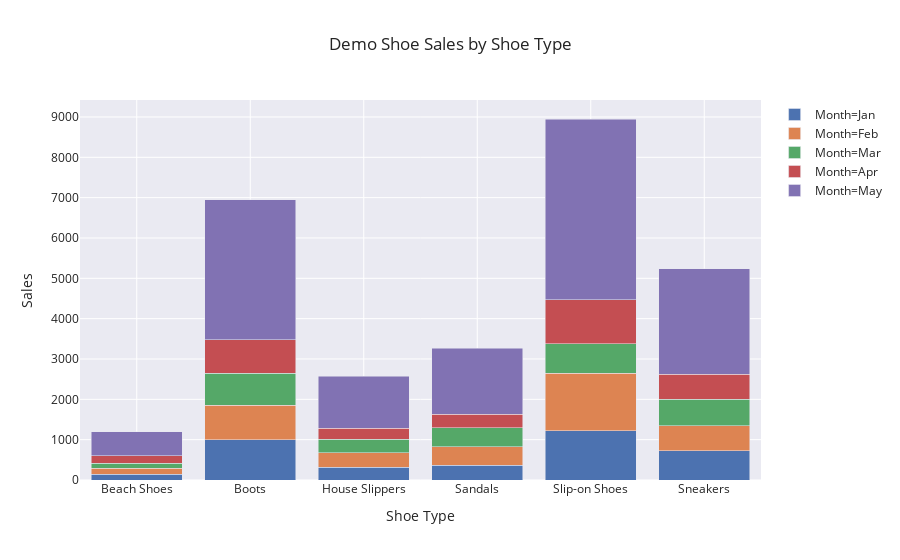

Notebook code cell kept with this figure:
### Code cell
# Plot
fig = px.bar(df_shoes_melt, 
             x='Shoe Type', 
             y='Sales',
             color = 'Month',
             barmode = 'stack', 
             template='seaborn',
             title='Demo Shoe Sales by Shoe Type')

fig.show()

### Figure 1 — Plotly figure (JSON) as saved in the notebook; plotly's stock layout.template omitted (floating-point values rounded to 4 significant figures)
{"data": [{"alignmentgroup": "True", "hoverlabel": {"namelength": 0}, "hovertemplate": "Month=Jan<br>Shoe Type=%{x}<br>Sales=%{y}", "legendgroup": "Month=Jan", "marker": {"color": "rgb(76,114,176)"}, "name": "Month=Jan", "offsetgroup": "Month=Jan", "orientation": "v", "showlegend": true, "textposition": "auto", "type": "bar", "x": ["Beach Shoes", "Boots", "House Slippers", "Sandals", "Slip-on Shoes", "Sneakers"], "xaxis": "x", "y": [140, 1000, 312, 372, 1225, 720], "yaxis": "y"}, {"alignmentgroup": "True", "hoverlabel": {"namelength": 0}, "hovertemplate": "Month=Feb<br>Shoe Type=%{x}<br>Sales=%{y}", "legendgroup": "Month=Feb", "marker": {"color": "rgb(221,132,82)"}, "name": "Month=Feb", "offsetgroup": "Month=Feb", "orientation": "v", "showlegend": true, "textposition": "auto", "type": "bar", "x": ["Beach Shoes", "Boots", "House Slippers", "Sandals", "Slip-on Shoes", "Sneakers"], "xaxis": "x", "y": [150, 850, 368, 456, 1425, 620], "yaxis": "y"}, {"alignmentgroup": "True", "hoverlabel": {"namelength": 0}, "hovertemplate": "Month=Mar<br>Shoe Type=%{x}<br>Sales=%{y}", "legendgroup": "Month=Mar", "marker": {"color": "rgb(85,168,104)"}, "name": "Month=Mar", "offsetgroup": "Month=Mar", "orientation": "v", "showlegend": true, "textposition": "auto", "type": "bar", "x": ["Beach Shoes", "Boots", "House Slippers", "Sandals", "Slip-on Shoes", "Sneakers"], "xaxis": "x", "y": [130, 800, 328, 468, 725, 660], "yaxis": "y"}, {"alignmentgroup": "True", "hoverlabel": {"namelength": 0}, "hovertemplate": "Month=Apr<br>Shoe Type=%{x}<br>Sales=%{y}", "legendgroup": "Month=Apr", "marker": {"color": "rgb(196,78,82)"}, "name": "Month=Apr", "offsetgroup": "Month=Apr", "orientation": "v", "showlegend": true, "textposition": "auto", "type": "bar", "x": ["Beach Shoes", "Boots", "House Slippers", "Sandals", "Slip-on Shoes", "Sneakers"], "xaxis": "x", "y": [180, 825, 280, 336, 1100, 620], "yaxis": "y"}, {"alignmentgroup": "True", "hoverlabel": {"namelength": 0}, "hovertemplate": "Month=May<br>Shoe Type=%{x}<br>Sales=%{y}", "legendgroup": "Month=May", "marker": {"color": "rgb(129,114,179)"}, "name": "Month=May", "offsetgroup": "Month=May", "orientation": "v", "showlegend": true, "textposition": "auto", "type": "bar", "x": ["Beach Shoes", "Boots", "House Slippers", "Sandals", "Slip-on Shoes", "Sneakers"], "xaxis": "x", "y": [600, 3475, 1288, 1632, 4475, 2620], "yaxis": "y"}], "layout": {"barmode": "stack", "legend": {"tracegroupgap": 0}, "title": {"text": "Demo Shoe Sales by Shoe Type"}, "xaxis": {"anchor": "y", "domain": [0, 1], "title": {"text": "Shoe Type"}}, "yaxis": {"anchor": "x", "domain": [0, 1], "title": {"text": "Sales"}}}}
